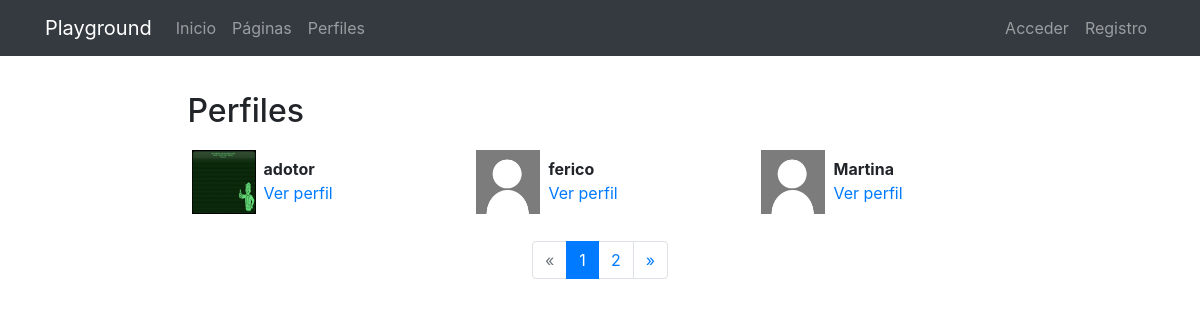
/profiles/, run on the app's committed database.
### registration/models.py (models this page shows)
class Profile(models.Model):
    user = models.OneToOneField(User, on_delete=models.CASCADE)
    avatar = models.ImageField(
        upload_to=custom_upload_to, null=True, blank=True)
    bio = models.TextField(null=True, blank=True)
    link = models.URLField(max_length=200, null=True, blank=True)

### profiles/views.py (the view)
# urls.py: path('', ProfileListView.as_view(), name='list'),
class ProfileListView(ListView):
    model = Profile
    template_name = 'profiles/profile_list.html'
    paginate_by = 3

### profiles/templates/profiles/profile_list.html (shortened to what this page needs)
{% extends 'core/base.html' %}
{% load static %}
{% block content %}
<main role="main">
  <div class="container">
    <div class="row mt-3">
      <div class="col-md-9 mx-auto mb-5">
        <h2>Perfiles</h2>
        <div class="row">
          {% for profile in profile_list %}
            <div class="col-md-4 mt-2 mb-3 ">
              <div class="row p-1">
                <div class="col-md-12">
                  {% if profile.avatar %}
                    <img src="{{profile.avatar.url}}" class="img-fluid profile-avatar">
                  {% else %}
                    <img src="{% static 'registration/img/no-avatar.jpg' %}" class="img-fluid profile-avatar">
                  {% endif %}
                  <p class="profile-data">
                    <b>{{profile.user|truncatechars:"16"}}</b><br>
                    <a href="{% url 'profiles:detail' profile.user %}">Ver perfil</a>
                  </p>
                </div>
              </div>
            </div>
          {% endfor %}
        </div>
        {% if is_paginated %}
        <nav aria-label="Page navigation">
          <ul class="pagination justify-content-center">
            {% if page_obj.has_previous %}
              <li class="page-item ">
                <a class="page-link" href="?page={{ page_obj.previous_page_number }}">&laquo;</a>
              </li>
            {% else %}
              <li class="page-item disabled">
                <a class="page-link" href="#" tabindex="-1">&laquo;</a>
              </li>
            {% endif %}
            {% for i in paginator.page_range %}
              <li class="page-item {% if page_obj.number == i %}active{% endif %}">
                <a class="page-link" href="?page={{ i }}">{{ i }}</a>
              </li>
            {% endfor %}
            {% if page_obj.has_next %}
              <li class="page-item ">
                <a class="page-link" href="?page={{ page_obj.next_page_number }}">&raquo;</a>
              </li>
            {% else %}
              <li class="page-item disabled">
                <a class="page-link" href="#" tabindex="-1">&raquo;</a>
              </li>
            {% endif %}
          </ul>
        </nav>
        {% endif %}
      </div>
    </div>
  </div>
</main>
{% endblock %}

### core/static/core/css/main.css (style rules this page uses)
main { padding-top: 20px; }
:root { --jumbotron-padding-y: 3rem; }

### profiles/templates/profiles/profile_list.html (style rules this page uses)
.profile-avatar { float:left;width:4rem;height:4rem }
.profile-data { padding-left:4.5rem;padding-top:.4rem; }

### data on the page
Profile: avatar (picture), user "adotor"
Profile: user "ferico"
Profile: user "Martina"

### other printed values
{{ i }} "1" "2"
